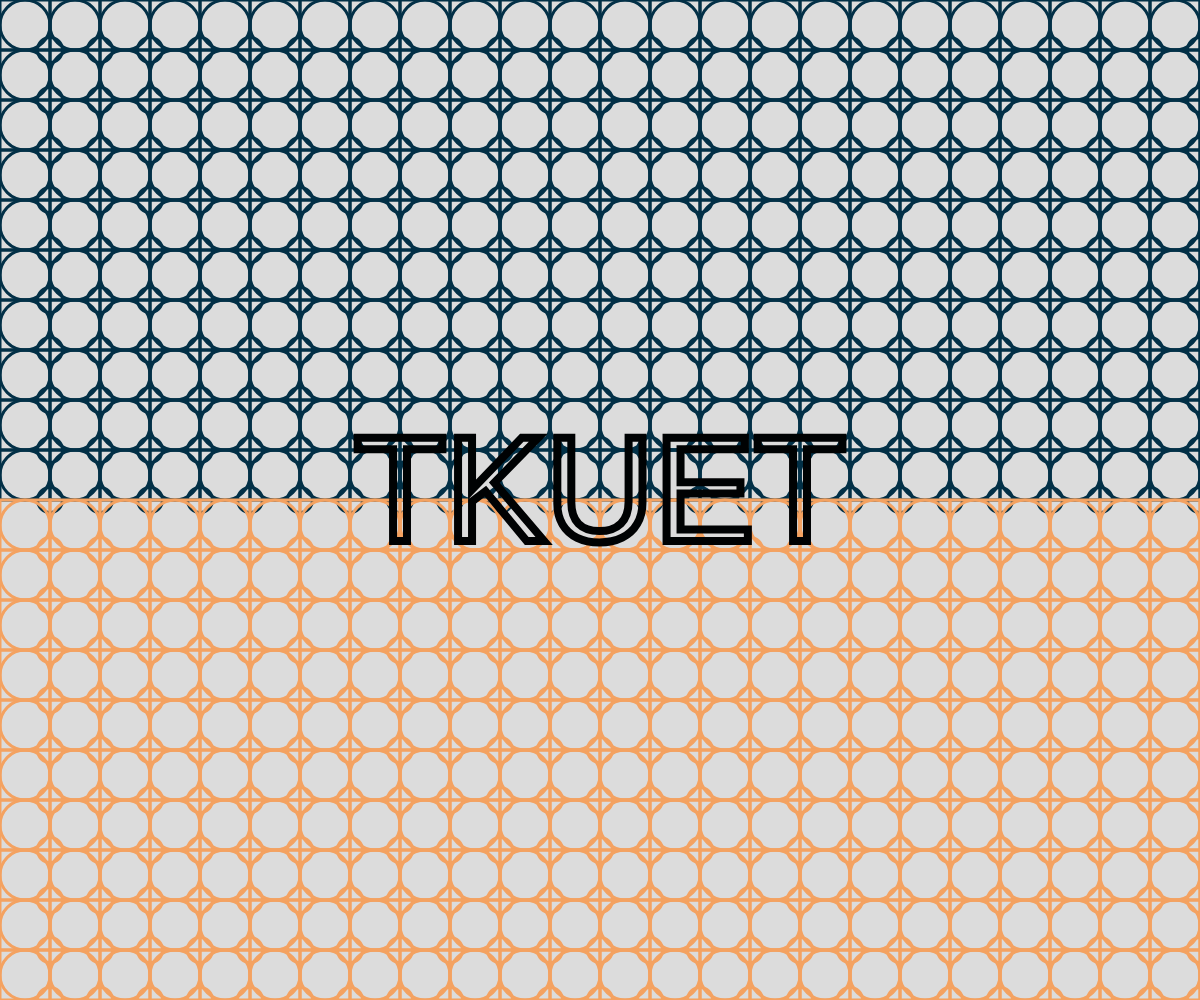
Frame 1 (no input)
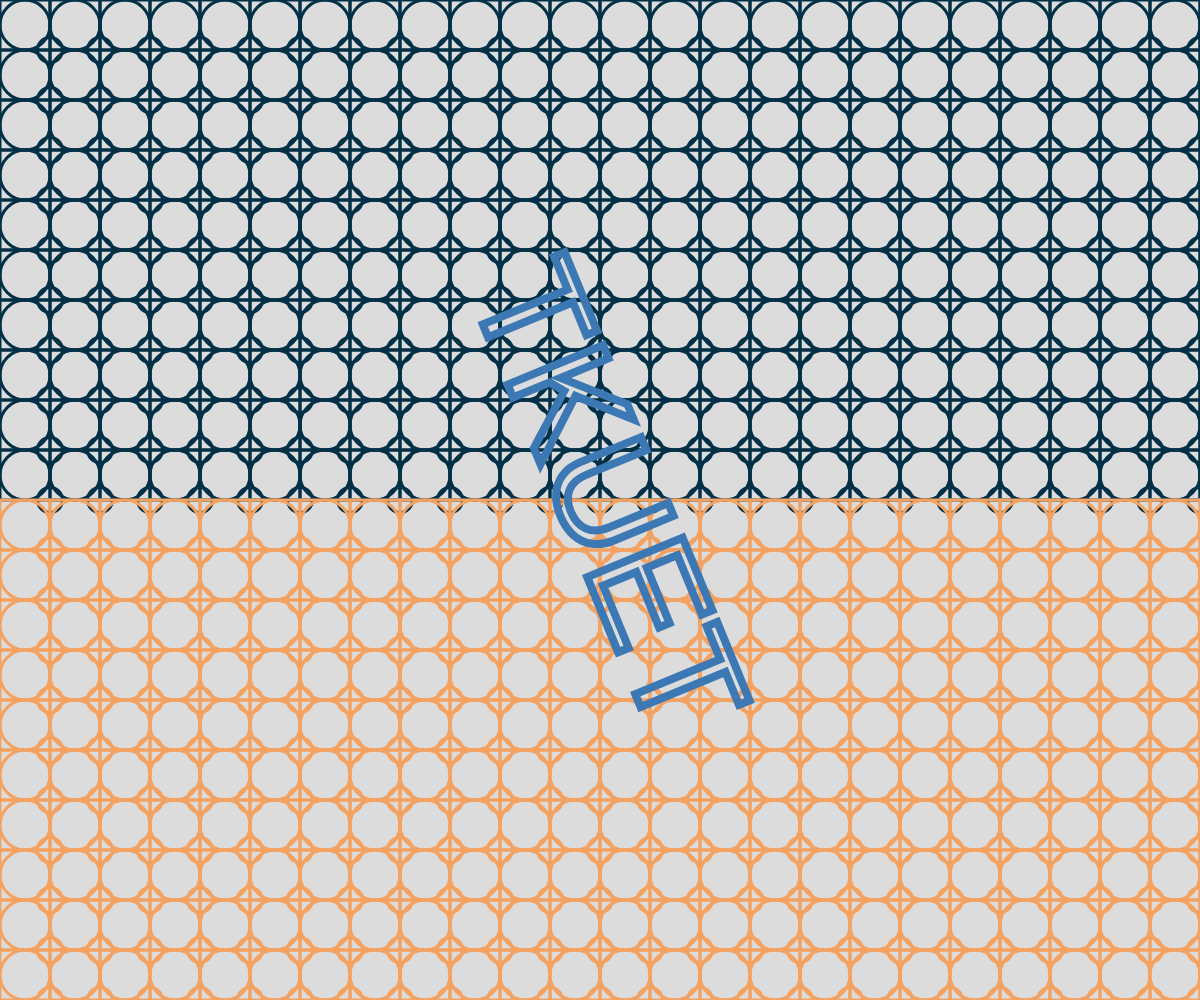
Frame 60 (no input)
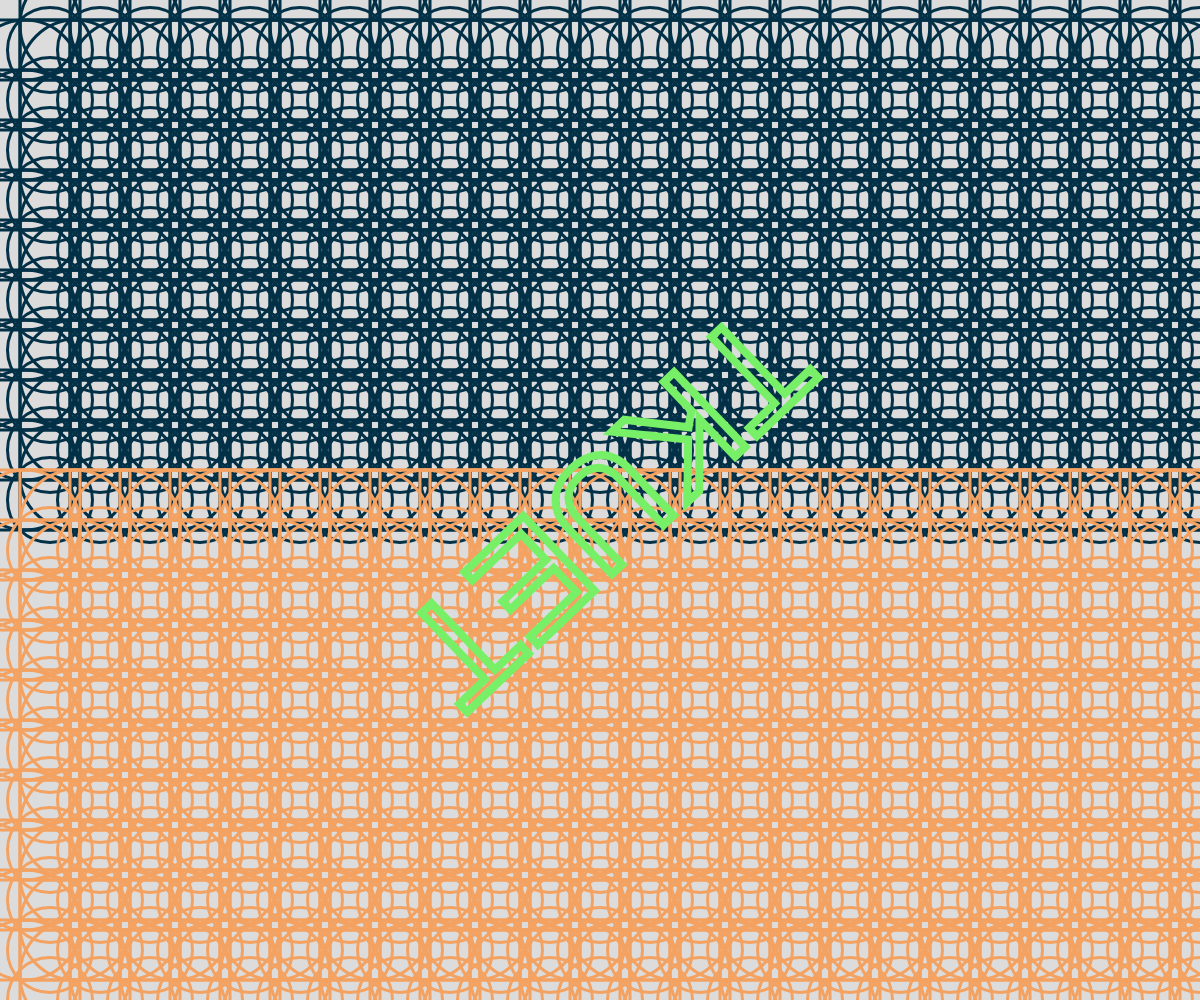
Frame 120 (the mouse pressed at the canvas centre since frame 60)

The p5.js sketch that drew these frames (run headless with seeded random() and noise() and a simulated clock; from frame 60 on, the mouse is pressed at the canvas centre):

// p5.js sketch
// ── sketch.js
let angle = 0;
let r = 255, g = 0, b = 0;

function setup() {
  createCanvas(windowWidth, windowHeight);
  background("#fca311");
}

function draw() {
  background(220);
  rectMode(CENTER);
  noFill();
  stroke("#00FFFF");
  strokeWeight(3);

  let rect_width = 50 + mouseX / 10;
  let bc_width = 50 + mouseX / 10;
  let sc_width = 25 + mouseX / 10;

  for (let j = 0; j < 20; j++) {
    for (let i = 0; i < 40; i++) {

      if (j < 5) {
        stroke("#023047");
      } else if (j < 10) {
        stroke("#023047");
      } else {
        stroke("#f4a261");
      }
      
      ellipse(25 + 50 * i, 25 + 50 * j, bc_width);
      rect(25 + 50 * i, 25 + 50 * j, rect_width);
      ellipse(50 + 50 * i, 50 + 50 * j, sc_width);
    }
  }

  // 更新 RGB 顏色值
  r = (r + 1) % 256;
  g = (g + 2) % 256;
  b = (b + 3) % 256;

  // 設定文字顏色為中空且外框變色
  noFill();
  stroke(r, g, b);
  strokeWeight(8);

  textSize(150);
  textAlign(CENTER, CENTER);
  
  push();
  translate(width / 2, height / 2);
  rotate(angle);
  text('TKUET', 0, 0);
  pop();

  // 增加旋轉角度
  angle += 0.02;
}
